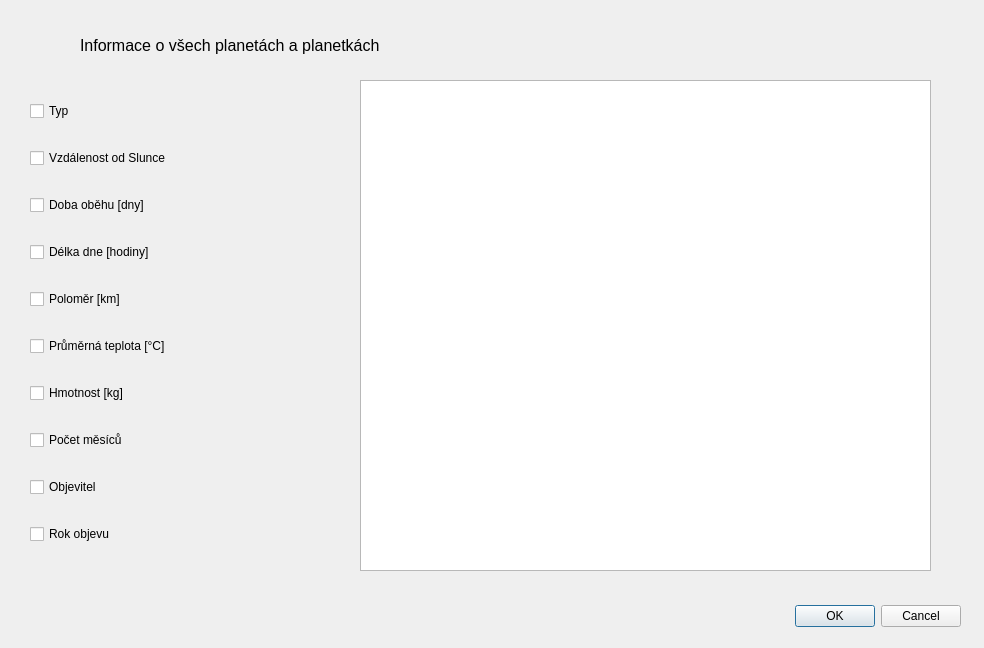
<?xml version="1.0" encoding="UTF-8"?>
<ui version="4.0">
 <class>DialogVsechnyPlanety</class>
 <widget class="QDialog" name="DialogVsechnyPlanety">
  <property name="geometry">
   <rect>
    <x>0</x>
    <y>0</y>
    <width>984</width>
    <height>648</height>
   </rect>
  </property>
  <property name="windowTitle">
   <string>Dialog</string>
  </property>
  <widget class="QDialogButtonBox" name="buttonBox">
   <property name="geometry">
    <rect>
     <x>620</x>
     <y>600</y>
     <width>341</width>
     <height>32</height>
    </rect>
   </property>
   <property name="orientation">
    <enum>Qt::Horizontal</enum>
   </property>
   <property name="standardButtons">
    <set>QDialogButtonBox::Cancel|QDialogButtonBox::Ok</set>
   </property>
  </widget>
  <widget class="QWidget" name="verticalLayoutWidget">
   <property name="geometry">
    <rect>
     <x>30</x>
     <y>80</y>
     <width>301</width>
     <height>491</height>
    </rect>
   </property>
   <layout class="QVBoxLayout" name="verticalLayout">
    <item>
     <widget class="QCheckBox" name="checkBox_2">
      <property name="text">
       <string>Typ</string>
      </property>
     </widget>
    </item>
    <item>
     <widget class="QCheckBox" name="checkBox_4">
      <property name="text">
       <string>Vzdálenost od Slunce</string>
      </property>
     </widget>
    </item>
    <item>
     <widget class="QCheckBox" name="checkBox_5">
      <property name="text">
       <string>Doba oběhu [dny]</string>
      </property>
     </widget>
    </item>
    <item>
     <widget class="QCheckBox" name="checkBox_8">
      <property name="text">
       <string>Délka dne [hodiny]</string>
      </property>
     </widget>
    </item>
    <item>
     <widget class="QCheckBox" name="checkBox_9">
      <property name="text">
       <string>Poloměr [km]</string>
      </property>
     </widget>
    </item>
    <item>
     <widget class="QCheckBox" name="checkBox_7">
      <property name="text">
       <string>Průměrná teplota [°C]</string>
      </property>
     </widget>
    </item>
    <item>
     <widget class="QCheckBox" name="checkBox_10">
      <property name="text">
       <string>Hmotnost [kg]</string>
      </property>
     </widget>
    </item>
    <item>
     <widget class="QCheckBox" name="checkBox_6">
      <property name="text">
       <string>Počet měsíců</string>
      </property>
     </widget>
    </item>
    <item>
     <widget class="QCheckBox" name="checkBox_3">
      <property name="text">
       <string>Objevitel</string>
      </property>
     </widget>
    </item>
    <item>
     <widget class="QCheckBox" name="checkBox">
      <property name="text">
       <string>Rok objevu</string>
      </property>
     </widget>
    </item>
   </layout>
  </widget>
  <widget class="QLabel" name="label">
   <property name="geometry">
    <rect>
     <x>80</x>
     <y>30</y>
     <width>391</width>
     <height>31</height>
    </rect>
   </property>
   <property name="text">
    <string>&lt;html&gt;&lt;head/&gt;&lt;body&gt;&lt;p&gt;&lt;span style=&quot; font-size:12pt;&quot;&gt;Informace o všech planetách a planetkách&lt;/span&gt;&lt;/p&gt;&lt;/body&gt;&lt;/html&gt;</string>
   </property>
  </widget>
  <widget class="QTableView" name="tableViewVsechnyPlanety">
   <property name="geometry">
    <rect>
     <x>360</x>
     <y>80</y>
     <width>571</width>
     <height>491</height>
    </rect>
   </property>
  </widget>
 </widget>
 <resources/>
 <connections>
  <connection>
   <sender>buttonBox</sender>
   <signal>accepted()</signal>
   <receiver>DialogVsechnyPlanety</receiver>
   <slot>accept()</slot>
   <hints>
    <hint type="sourcelabel">
     <x>248</x>
     <y>254</y>
    </hint>
    <hint type="destinationlabel">
     <x>157</x>
     <y>274</y>
    </hint>
   </hints>
  </connection>
  <connection>
   <sender>buttonBox</sender>
   <signal>rejected()</signal>
   <receiver>DialogVsechnyPlanety</receiver>
   <slot>reject()</slot>
   <hints>
    <hint type="sourcelabel">
     <x>316</x>
     <y>260</y>
    </hint>
    <hint type="destinationlabel">
     <x>286</x>
     <y>274</y>
    </hint>
   </hints>
  </connection>
 </connections>
</ui>
